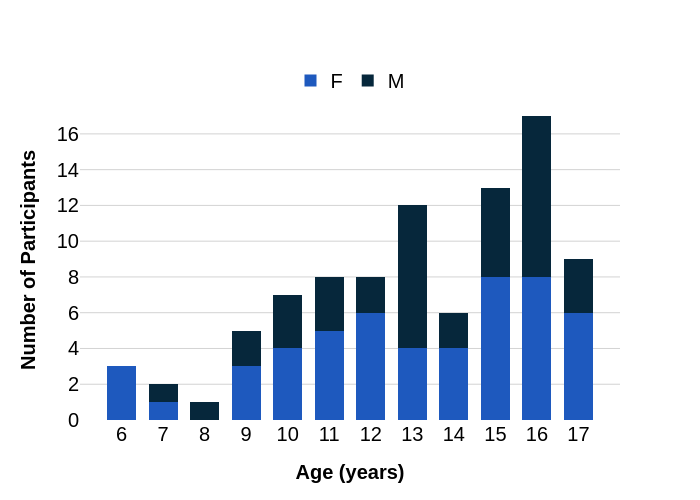

Notebook source saved alongside this figure:
### Code cell
# Plot demographics for included subjects in DWI analysis
plot_demographics(include_dwi_subjects)

### Figure 1 — Plotly figure (JSON) as saved in the notebook; plotly's stock layout.template omitted (floating-point values rounded to 4 significant figures)
{"data": [{"legendgroup": "F", "marker": {"color": "#1E59BE"}, "name": "F", "opacity": 1, "type": "histogram", "x": [15, 15, 17, 14, 17, 16, 14, 14, 13, 15, 9, 16, 17, 12, 10, 11, 13, 11, 15, 17, 14, 7, 10, 13, 15, 16, 15, 10, 12, 6, 12, 16, 17, 13, 16, 12, 17, 16, 6, 12, 16, 15, 9, 9, 11, 10, 11, 11, 12, 16, 15, 6], "xaxis": "x", "xbins": {"size": 1}, "yaxis": "y"}, {"legendgroup": "M", "marker": {"color": "#06273B"}, "name": "M", "opacity": 1, "type": "histogram", "x": [17, 15, 13, 14, 16, 16, 16, 17, 11, 13, 15, 12, 16, 16, 16, 16, 15, 10, 15, 13, 10, 14, 13, 17, 12, 9, 11, 15, 13, 9, 16, 8, 7, 10, 11, 16, 13, 13, 13], "xaxis": "x", "xbins": {"size": 1}, "yaxis": "y"}], "layout": {"bargap": 0.3, "barmode": "stack", "font": {"color": "black", "family": "Arial", "size": 20}, "height": 500, "legend": {"orientation": "h", "x": 0.5, "xanchor": "center", "y": 1, "yanchor": "bottom"}, "plot_bgcolor": "white", "width": 700, "xaxis": {"anchor": "y", "domain": [0, 1], "gridwidth": 1, "range": [5, 18], "showgrid": false, "tickmode": "array", "tickvals": [6, 7, 8, 9, 10, 11, 12, 13, 14, 15, 16, 17], "title": {"font": {"family": "Arial", "size": 20, "weight": "bold"}, "standoff": 20, "text": "Age (years)"}}, "yaxis": {"anchor": "x", "domain": [0, 1], "gridcolor": "lightgrey", "gridwidth": 1, "showgrid": true, "title": {"font": {"family": "Arial", "size": 20, "weight": "bold"}, "text": "Number of Participants"}}}}
